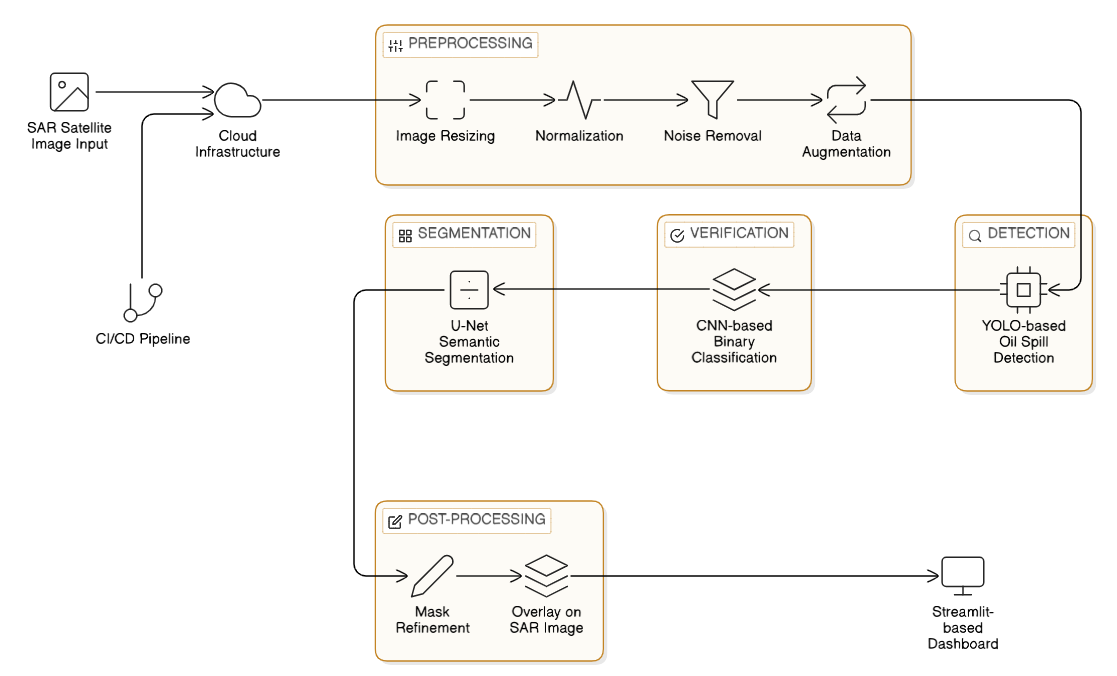
#> input picture OIL-REVIEW01-LIGHT-02.png, 1117 x 676 px
$ python -i preprocess-d4.py   (imports and definitions only)
#> lines starting #> are read from the running program, lines starting #| are printed output that depends on the picture
# src/data/preprocess-d4.py
#
# D4 SPECIFIC PREPROCESSING — CSIRO Sentinel-1 SAR Oil Spill Dataset

import os
import cv2
import numpy as np
import json
import random
from tqdm import tqdm
from pathlib import Path

# ─────────────────────────────────────────────────────────────────────────────
# CONFIGURATION
# ─────────────────────────────────────────────────────────────────────────────

BASE_DIR    = "."
DATASET_DIR = "dataset_4"
D3_DIR      = "dataset_3"           # for oil crop extraction
OUTPUT_DIR  = "src/data/processed-d4"

CNN_SIZE    = (256, 256)
LEE_KERNEL  = 7

# Train/val/test split ratios
TRAIN_RATIO = 0.70
VAL_RATIO   = 0.15
TEST_RATIO  = 0.15

# Minimum oil region area to extract as crop (pixels, at original 256x256 scale)
MIN_CROP_AREA = 32 * 32

# How many D3 oil crops to add to CNN training data
# Set to 0 to disable D3 crop augmentation
MAX_D3_OIL_CROPS = 500
MAX_D3_BG_CROPS  = 500

SEED = 42
# [2 lines not run here, left out]

# ─────────────────────────────────────────────────────────────────────────────
# DIRECTORY CREATION
# ─────────────────────────────────────────────────────────────────────────────

# [4 lines left out: function create_dirs, not called in this run]

# ─────────────────────────────────────────────────────────────────────────────
# SAR PREPROCESSING FUNCTIONS
# ─────────────────────────────────────────────────────────────────────────────

def to_grayscale(img):
    """Convert 3-channel grayscale-stored SAR image to true single channel."""
    if len(img.shape) == 3:
        return cv2.cvtColor(img, cv2.COLOR_BGR2GRAY)
    return img


def lee_filter(img, kernel_size=LEE_KERNEL):
    """
    Lee speckle filter for SAR images.
    Reduces high-frequency speckle noise while preserving edges.
    """
    img      = img.astype(np.float32)
    k        = kernel_size
    mean     = cv2.blur(img, (k, k))
    mean_sq  = cv2.blur(img ** 2, (k, k))
    variance = np.maximum(mean_sq - mean ** 2, 0)
    noise_var = np.mean(variance)
    weight   = variance / (variance + noise_var + 1e-8)
    filtered = mean + weight * (img - mean)
    return filtered.astype(np.float32)


def normalize(img):
    """Normalize to 0-255 uint8. Handles 8-bit and 16-bit input."""
    img = img.astype(np.float32)
    mn, mx = img.min(), img.max()
    if mx - mn < 1e-8:
        return np.zeros_like(img, dtype=np.uint8)
    return ((img - mn) / (mx - mn) * 255.0).astype(np.uint8)


def process_sar_image(img_path):
    """
    Full SAR preprocessing for a single D4 image:
    1. Load JPEG (IMREAD_UNCHANGED)
    2. Convert 3ch → 1ch grayscale
    3. Normalize 0-255
    4. Lee speckle filter
    5. Re-normalize
    6. Resize to 256x256
    Returns uint8 grayscale 256x256 image or None on failure.
    """
#> called with img_path = '../../OIL-REVIEW01-LIGHT-02.png'
    img = cv2.imread(img_path, cv2.IMREAD_UNCHANGED)
#> img is the input picture: shape (676, 1117, 4); mean B, G, R, A 246, 248, 249, 255
    if img is None:
        return None
    gray     = to_grayscale(img)
    normed   = normalize(gray.astype(np.float32))
#> in normalize, `mn, mx = img.min(), img.max()`: mn = 0; mx = 255
    filtered = lee_filter(normed.astype(np.float32), LEE_KERNEL)
#> in lee_filter, `mean     = cv2.blur(img, (k, k))`:
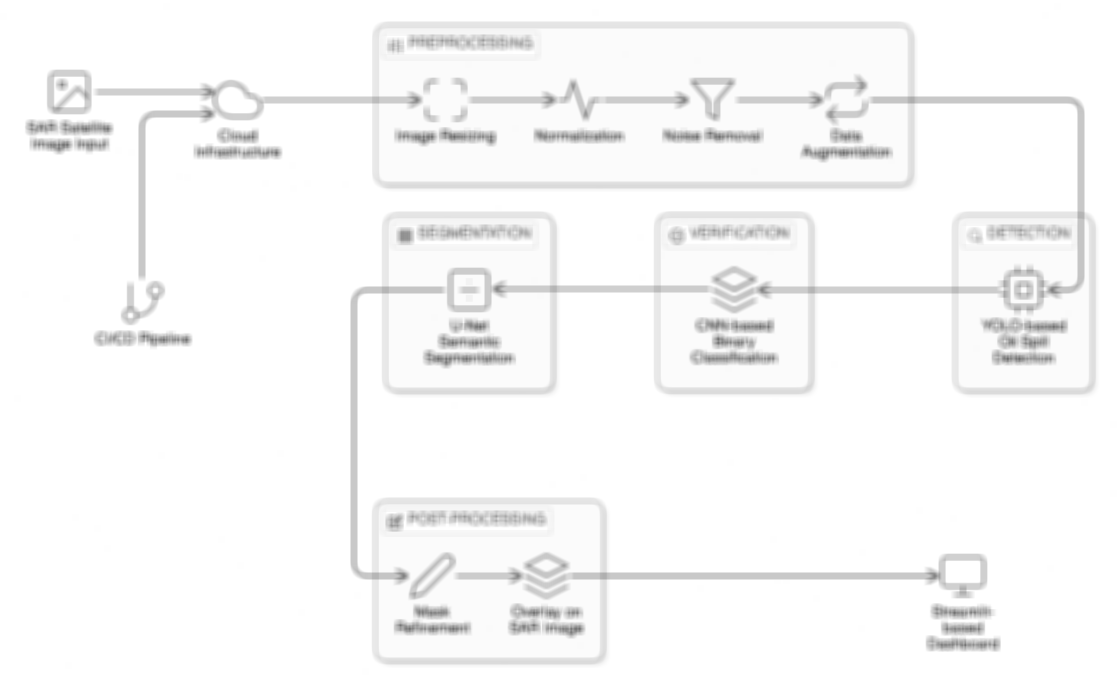
#> mean: shape (676, 1117) float32; min 108.9, max 255, mean 248.1
#> in lee_filter, `mean_sq  = cv2.blur(img ** 2, (k, k))`:
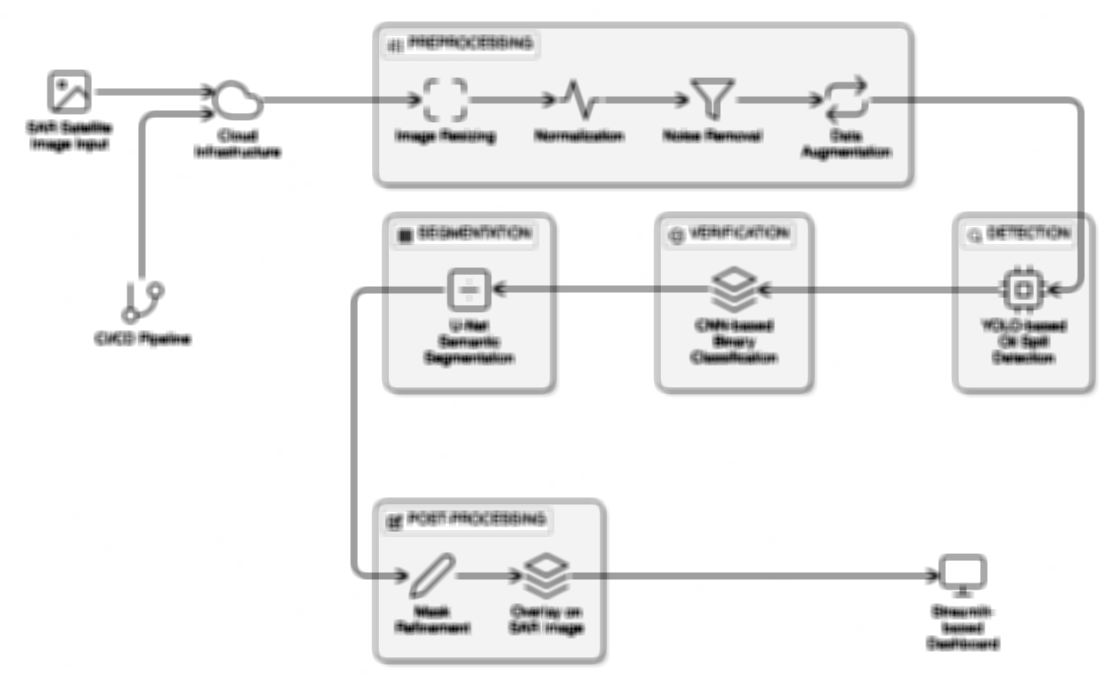
#> mean_sq: shape (676, 1117) float32; min 18983, max 65025, mean 62421.3; drawn with min black and max white
#> in lee_filter, `variance = np.maximum(mean_sq - mean ** 2, 0)`:
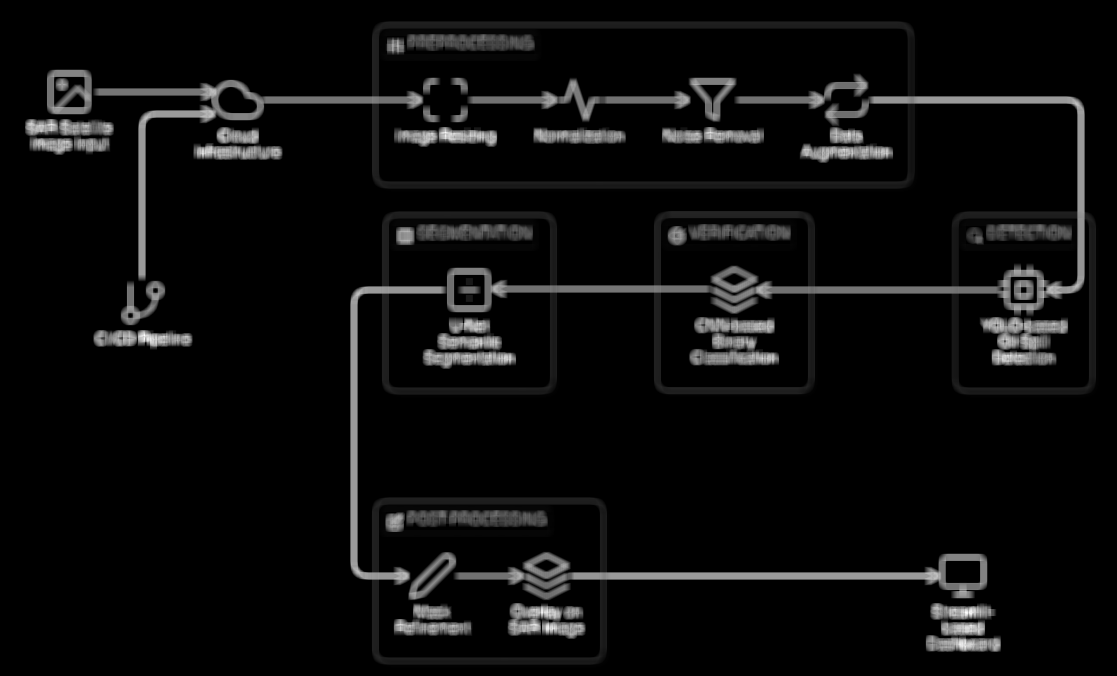
#> variance: shape (676, 1117) float32; min 0, max 12301.6, mean 600.3; drawn with min black and max white
#> in lee_filter, `noise_var = np.mean(variance)`: noise_var = 600.3
#> in lee_filter, `weight   = variance / (variance + noise_var + 1e-8)`:
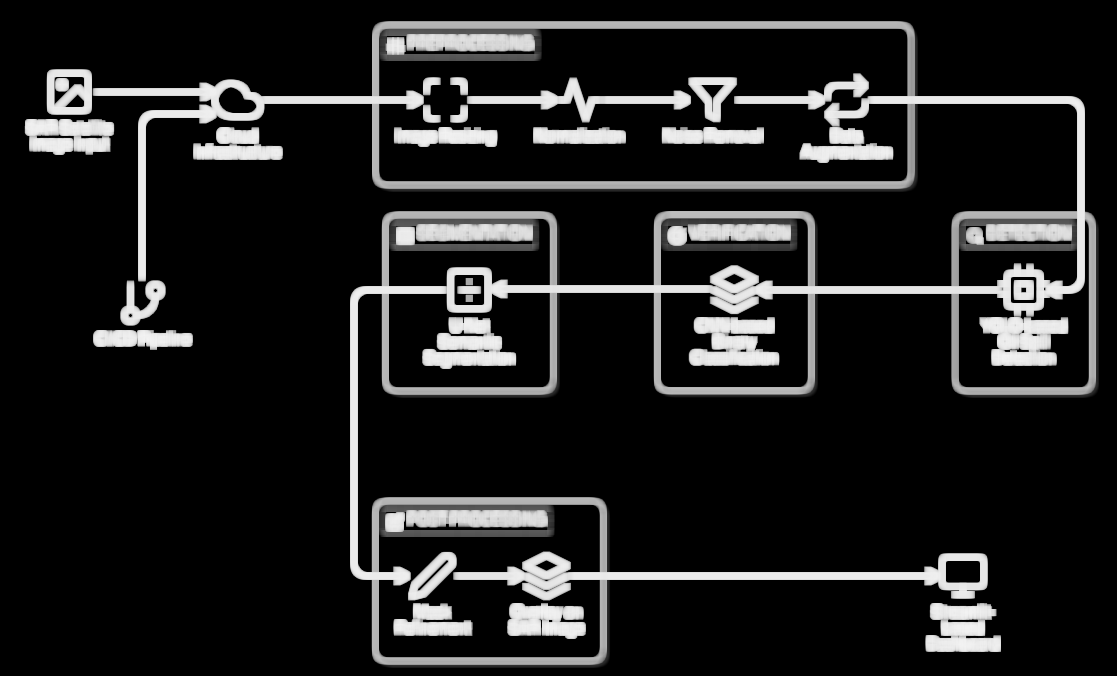
#> weight: shape (676, 1117) float32; min 0, max 0.953, mean 0.125
#> in lee_filter, `filtered = mean + weight * (img - mean)`:
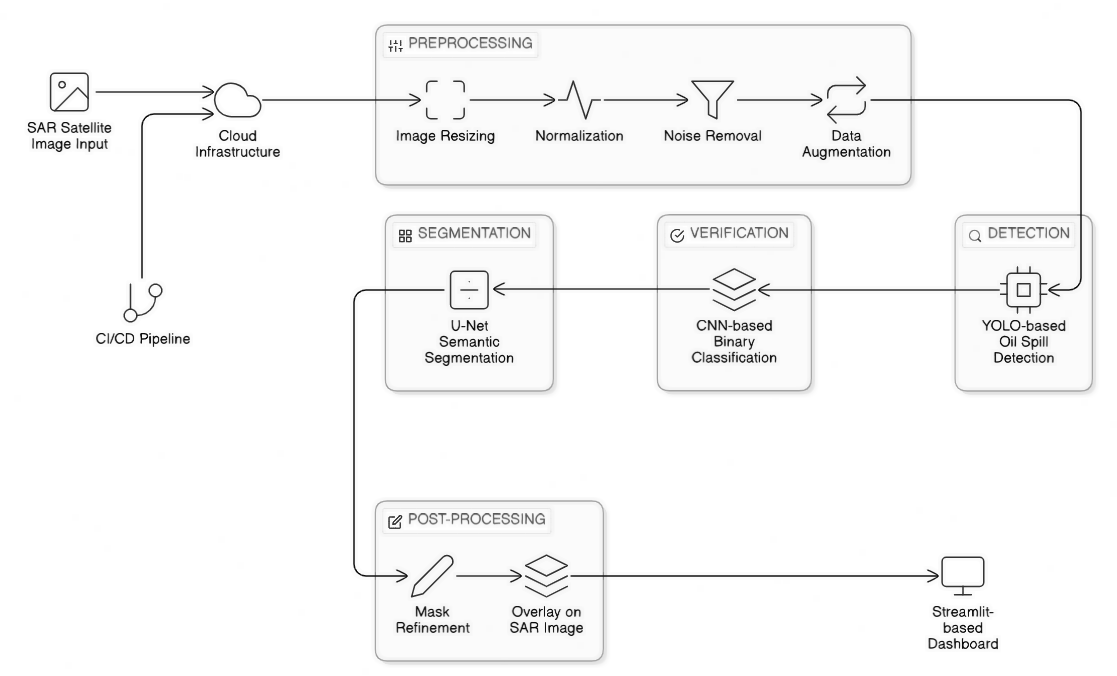
#> filtered: shape (676, 1117) float32; min 7.2, max 255, mean 248
    result   = normalize(filtered)
    resized  = cv2.resize(result, CNN_SIZE, interpolation=cv2.INTER_LINEAR)
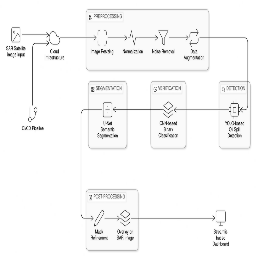
#> resized: shape (256, 256); min 9, max 255, mean 247.8
    return resized

# ─────────────────────────────────────────────────────────────────────────────
# COLLECT D4 FILES WITH LABELS
# ─────────────────────────────────────────────────────────────────────────────

# [322 lines left out: functions collect_d4_files, stratified_split, extract_d3_crops, process_split, compute_class_weights, write_split_summary and 1 more, not called in this run]


# [2 lines not run here, left out]

>>> result = process_sar_image('../../OIL-REVIEW01-LIGHT-02.png')

$ run again, on oil_spill_report_rgb1.png
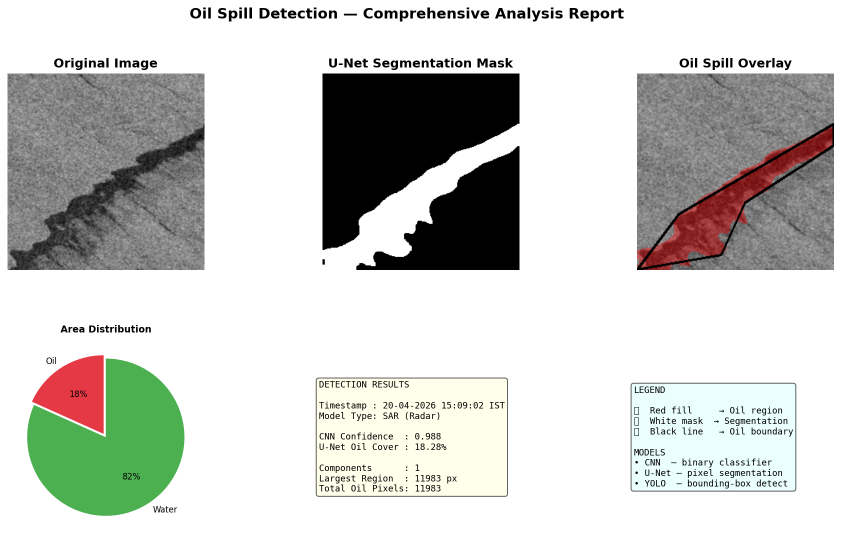
#> input picture oil_spill_report_rgb1.png, 1728 x 1086 px (shown at 1/2 size)
#> in process_sar_image, img is the input picture: shape (1086, 1728, 4); mean B, G, R, A 202.5, 206.4, 205.1, 255
#> img: shape (1086, 1728) float32
#> mn = 0; mx = 255
#> in lee_filter, `variance = np.maximum(mean_sq - mean ** 2, 0)`:
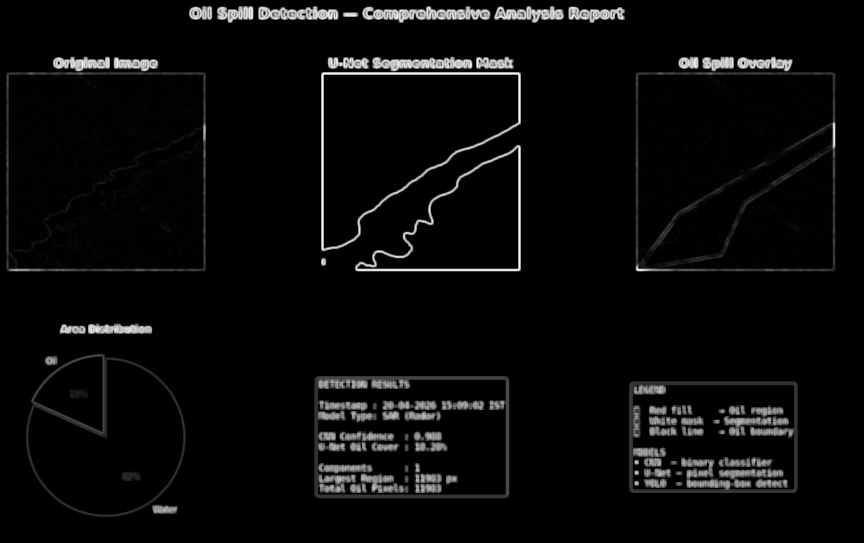
#> variance: shape (1086, 1728) float32 (shown at 1/2 size); min 0, max 16249.5, mean 628.3; drawn with min black and max white
#> noise_var = 628.3
#> in process_sar_image, `resized  = cv2.resize(result, CNN_SIZE, interpolation=cv2.INTER_LINEAR)`:
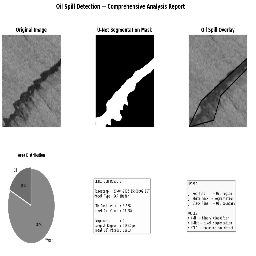
#> resized: shape (256, 256); min 0, max 255, mean 205.6

$ run again, on oil_spill_report_sar1.png
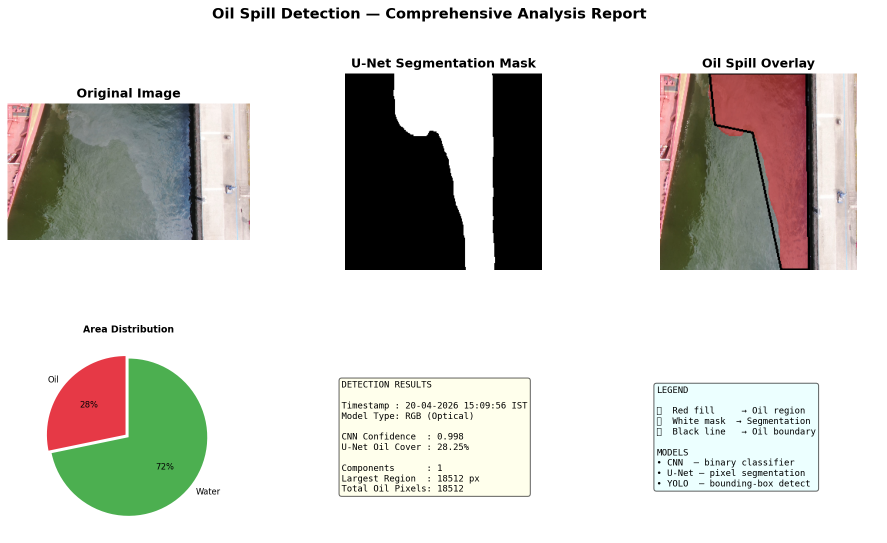
#> input picture oil_spill_report_sar1.png, 1773 x 1086 px (shown at 1/2 size)
#> in process_sar_image, img is the input picture: shape (1086, 1773, 4); mean B, G, R, A 208.1, 212.7, 213.5, 255
#> img: shape (1086, 1773) float32
#> mn = 0; mx = 255
#> in lee_filter, `variance = np.maximum(mean_sq - mean ** 2, 0)`:
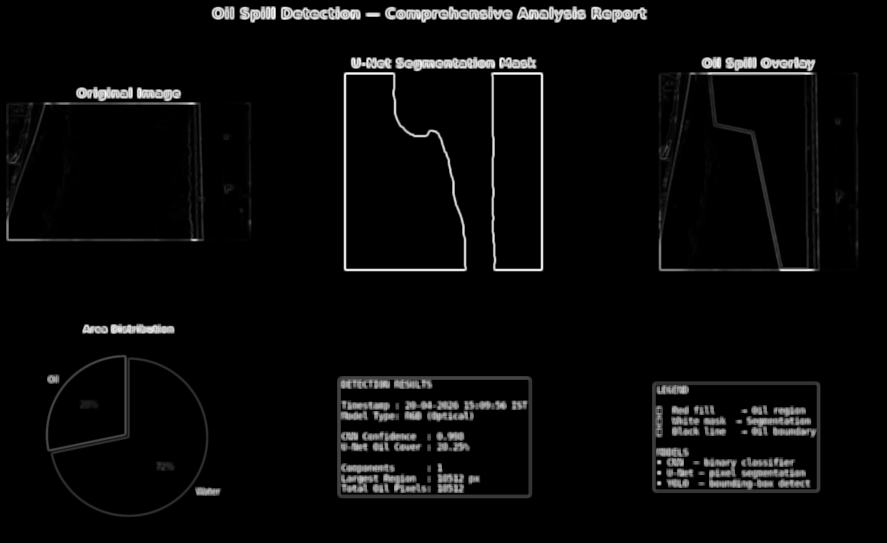
#> variance: shape (1086, 1773) float32 (shown at 1/2 size); min 0, max 16249.5, mean 603.3; drawn with min black and max white
#> noise_var = 603.3
#> in process_sar_image, `resized  = cv2.resize(result, CNN_SIZE, interpolation=cv2.INTER_LINEAR)`:
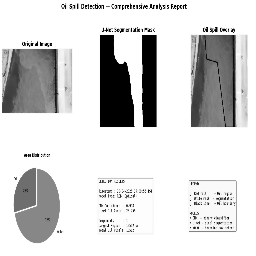
#> resized: shape (256, 256); min 0, max 255, mean 212.5
